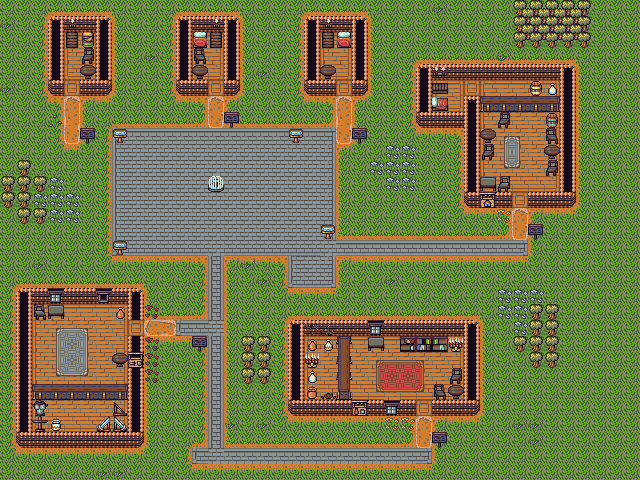

A 2D game scene composited from a Tiled map and its tileset images. What follows is a short description and the map's XML, with each tile layer's data collapsed to a summary:
An orthogonal 40x30 tile map with 16x16 px tiles, 3 tile layers (Background_Layer, Ground_Layer, Decoration_Layer), 12 tilesets and 135 objects (21x NPC_START, 7x TOP_WORLD, PLAYER_START, TOWN_BLACKSMITH, TOWN_MAGE, ...).

<map version="1.0" orientation="orthogonal" renderorder="right-down" width="40" height="30" tilewidth="16" tileheight="16" nextobjectid="142">
 <tileset firstgid="1" name="Decor0" tilewidth="16" tileheight="16" tilecount="176" columns="8">
  <image source="../sprites/Objects/Decor0.png" width="128" height="352" />
 </tileset>
 <tileset firstgid="177" name="Wall" tilewidth="16" tileheight="16" tilecount="1020" columns="20">
  <image source="../sprites/Objects/Wall.png" width="320" height="816" />
 </tileset>
 <tileset firstgid="1197" name="Floor" tilewidth="16" tileheight="16" tilecount="819" columns="21">
  <image source="../sprites/Objects/Floor.png" width="336" height="624" />
 </tileset>
 <tileset firstgid="2016" name="Pit0" tilewidth="16" tileheight="16" tilecount="256" columns="8">
  <image source="../sprites/Objects/Pit0.png" width="128" height="512" />
 </tileset>
 <tileset firstgid="2272" name="Door0" tilewidth="16" tileheight="16" tilecount="40" columns="8">
  <image source="../sprites/Objects/Door0.png" width="128" height="80" />
 </tileset>
 <tileset firstgid="2312" name="Ground0" tilewidth="16" tileheight="16" tilecount="56" columns="8">
  <image source="../sprites/Objects/Ground0.png" width="128" height="112" />
 </tileset>
 <tileset firstgid="2368" name="Player0" tilewidth="16" tileheight="16" tilecount="120" columns="8">
  <image source="../sprites/Characters/Player0.png" width="128" height="240" />
 </tileset>
 <tileset firstgid="2488" name="Tree0" tilewidth="16" tileheight="16" tilecount="264" columns="8">
  <image source="../sprites/Objects/Tree0.png" width="128" height="528" />
 </tileset>
 <tileset firstgid="2752" name="Humanoid0" tilewidth="16" tileheight="16" tilecount="216" columns="8">
  <image source="../sprites/Characters/Humanoid0.png" width="128" height="432" />
 </tileset>
 <tileset firstgid="2968" name="Cat0" tilewidth="16" tileheight="16" tilecount="40" columns="8">
  <image source="../sprites/Characters/Cat0.png" width="128" height="80" />
 </tileset>
 <tileset firstgid="3008" name="Quadraped0" tilewidth="16" tileheight="16" tilecount="96" columns="8">
  <image source="../sprites/Characters/Quadraped0.png" width="128" height="192" />
 </tileset>
 <tileset firstgid="3104" name="Container0" tilewidth="16" tileheight="16" tilecount="24" columns="8">
  <image source="../sprites/Items/Chest0.png" width="128" height="48" />
 </tileset>
 <layer name="Background_Layer" width="40" height="30">
  <data>[1200 cells, 1200 non-empty, 27 distinct tile ids]</data>
 </layer>
 <layer name="Ground_Layer" width="40" height="30">
  <data>[1200 cells, 287 non-empty, 18 distinct tile ids]</data>
 </layer>
 <layer name="Decoration_Layer" width="40" height="30">
  <data>[1200 cells, 202 non-empty, 80 distinct tile ids]</data>
 </layer>
 <objectgroup name="MAP_COLLISION_LAYER" visible="0">
  <object id="1" x="20" y="292" width="8" height="152" />
  <object id="2" x="30" y="433" width="108" height="12" />
  <object id="4" x="34" y="290" width="104" height="12" />
  <object id="5" x="130" y="306" width="12" height="12" />
  <object id="6" x="131" y="335" width="8" height="96" />
  <object id="7" x="33" y="386" width="92" height="12" />
  <object id="8" x="115" y="354" width="12" height="12" />
  <object id="9" x="116" y="310" width="8" height="8" />
  <object id="10" x="50" y="305" width="12" height="12" />
  <object id="11" x="33" y="305" width="12" height="12" />
  <object id="12" x="244" y="340" width="20" height="40" />
  <object id="13" x="293" y="322" width="184" height="12" />
  <object id="14" x="466" y="336" width="12" height="76" />
  <object id="15" x="434" y="402" width="28" height="12" />
  <object id="16" x="290" y="336" width="12" height="76" />
  <object id="17" x="306" y="402" width="108" height="12" />
  <object id="18" x="340" y="336" width="8" height="64" />
  <object id="19" x="372" y="336" width="12" height="12" />
  <object id="20" x="402" y="337" width="44" height="12" />
  <object id="21" x="452" y="336" width="12" height="12" />
  <object id="22" x="451" y="386" width="12" height="12" />
  <object id="23" x="450" y="370" width="12" height="12" />
  <object id="24" x="434" y="386" width="12" height="12" />
  <object id="25" x="434" y="434" width="12" height="12" />
  <object id="26" x="194" y="338" width="12" height="12" />
  <object id="27" x="534" y="306" width="20" height="60" />
  <object id="28" x="513" y="338" width="12" height="12" />
  <object id="29" x="530" y="226" width="12" height="12" />
  <object id="30" x="532" y="194" width="40" height="12" />
  <object id="31" x="466" y="194" width="44" height="12" />
  <object id="32" x="562" y="67" width="12" height="124" />
  <object id="33" x="416" y="66" width="144" height="12" />
  <object id="34" x="418" y="80" width="12" height="32" />
  <object id="35" x="418" y="114" width="44" height="12" />
  <object id="36" x="466" y="96" width="12" height="96" />
  <object id="37" x="482" y="98" width="76" height="12" />
  <object id="38" x="498" y="114" width="12" height="12" />
  <object id="39" x="482" y="130" width="12" height="12" />
  <object id="40" x="482" y="146" width="12" height="12" />
  <object id="41" x="482" y="178" width="12" height="12" />
  <object id="42" x="498" y="178" width="12" height="12" />
  <object id="43" x="546" y="162" width="12" height="12" />
  <object id="44" x="546" y="146" width="12" height="12" />
  <object id="45" x="546" y="130" width="12" height="12" />
  <object id="46" x="546" y="114" width="12" height="12" />
  <object id="47" x="517" y="3" width="72" height="40" />
  <object id="48" x="354" y="129" width="12" height="12" />
  <object id="49" x="290" y="129" width="12" height="12" />
  <object id="50" x="322" y="226" width="12" height="12" />
  <object id="51" x="210" y="178" width="12" height="12" />
  <object id="52" x="114" y="129" width="12" height="12" />
  <object id="53" x="114" y="242" width="12" height="12" />
  <object id="54" x="226" y="114" width="12" height="12" />
  <object id="55" x="82" y="129" width="12" height="12" />
  <object id="56" x="18" y="162" width="12" height="60" />
  <object id="57" x="2" y="177" width="12" height="32" />
  <object id="58" x="34" y="178" width="12" height="12" />
  <object id="59" x="34" y="210" width="12" height="12" />
  <object id="60" x="306" y="17" width="12" height="64" />
  <object id="61" x="354" y="17" width="12" height="64" />
  <object id="62" x="226" y="17" width="12" height="64" />
  <object id="63" x="177" y="17" width="12" height="64" />
  <object id="64" x="99" y="17" width="12" height="68" />
  <object id="65" x="50" y="17" width="12" height="68" />
  <object id="68" x="188" y="17" width="40" height="12" />
  <object id="69" x="338" y="34" width="12" height="12" />
  <object id="70" x="322" y="34" width="12" height="12" />
  <object id="71" x="320" y="68" width="12" height="12" />
  <object id="72" x="212" y="32" width="12" height="12" />
  <object id="73" x="194" y="34" width="12" height="12" />
  <object id="74" x="192" y="48" width="12" height="12" />
  <object id="75" x="192" y="64" width="12" height="12" />
  <object id="76" x="64" y="32" width="12" height="12" />
  <object id="77" x="80" y="32" width="12" height="12" />
  <object id="78" x="84" y="48" width="12" height="12" />
  <object id="79" x="84" y="64" width="12" height="12" />
  <object id="80" x="82" y="84" width="28" height="12" />
  <object id="81" x="50" y="83" width="12" height="12" />
  <object id="82" x="178" y="82" width="28" height="12" />
  </objectgroup>
 <objectgroup name="MAP_SPAWNS_LAYER" visible="0">
  <!-- 40 objects omitted --></objectgroup>
 <objectgroup name="MAP_PORTAL_LAYER" visible="0">
  <!-- 4 objects omitted --></objectgroup>
 <objectgroup name="MAP_TYPEABLE_LAYER">
  <!-- 3 objects omitted --></objectgroup>
</map>
<!-- 56 of 135 objects omitted -->
